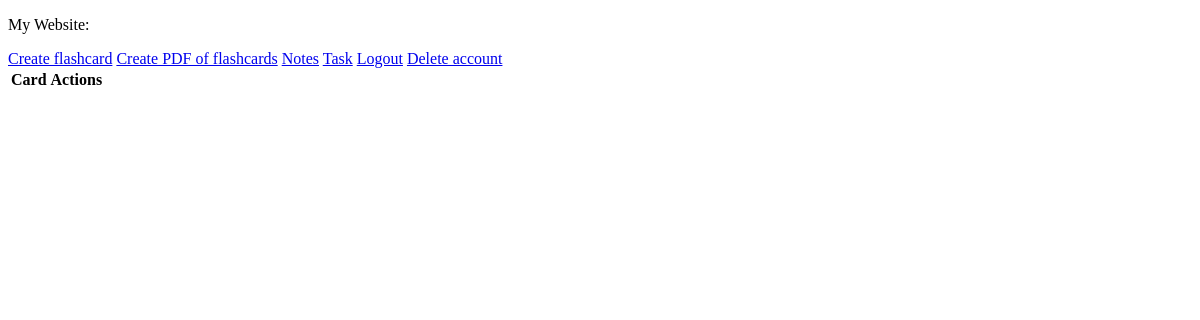
Page /home/1 on the earlier database version.
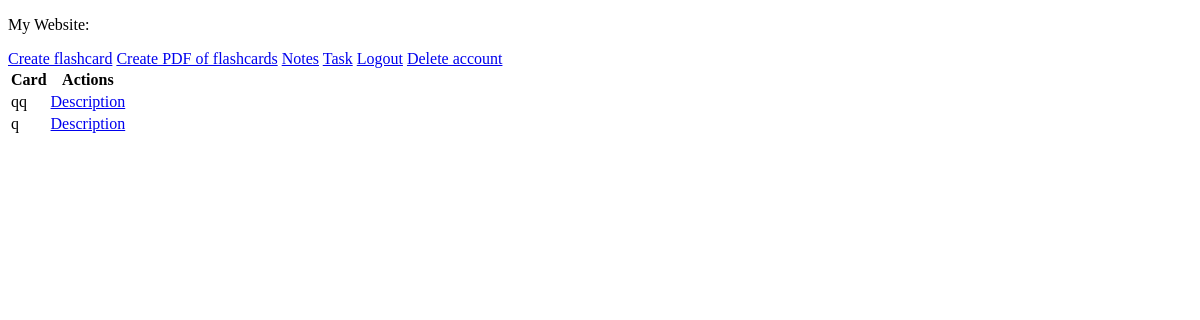
Same page on the later database version.
### app/models.py (models this page shows, shortened)
class FlashCard(db.Model):
    id = db.Column(db.Integer, primary_key=True)
    label = db.Column(db.String)
    description = db.Column(db.String)
    wrongguesscount = db.Column(db.Integer)
    User = db.Column(db.Integer, db.ForeignKey('user.id'))

### app/routes.py (the view)
@myapp_obj.route("/home/<int:uid>")
def home(uid):
    posts = []
    allCards = FlashCard.query.filter_by(User = uid).all()
    for x in range(len(allCards)): #sorting algorithm from GeeksforGeeks
        minRank = x
        for y in range(x+1, len(allCards)):
            if allCards[minRank].wrongguesscount < allCards[y].wrongguesscount:
                minRank = y
        allCards[x], allCards[minRank] = allCards[minRank], allCards[x]
    if allCards is not None:
        for flashc in allCards:
            posts = posts + [
                {
                    'Label':f'{flashc.label}',
                    'Description':f'{flashc.description}',
                    'id':f'{flashc.id}',
                    'wrongcount':f'{flashc.wrongguesscount}'
                }
            ]
    return render_template('home.html', title = 'Flashcards', cardlist = posts, uid = uid)

### app/templates/home.html
{% extends "base.html" %}
{% block content %}
<div>
    <p>My Website:</p>
    <a href="/createcard/{{ uid }}">Create flashcard</a>
    <a href="/flashcardtopdf/{{ uid }}">Create PDF of flashcards</a>
    <a href="/note/{{ uid }}">Notes</a>
    <a href="/taskviewer/{{ uid }}">Task</a>
    <a href="/logout">Logout</a>
    <a href="/deleteaccount/{{ uid }}">Delete account</a>
</div>
<table class="center">
    <tr>
        <th>Card</th>
        <th>Actions</th>
    </tr>
    {% for post in cardlist %}
    <tr>
        <td>
            {{ post.Label }}
        </td>
        <td>
            <a href="/description/{{ uid }}/{{ post.id }}">Description</a>
        </td>
    </tr>
    {% endfor %}
</table>
{% endblock %}

### app/templates/base.html (shortened to what this page needs)
<!DOCTYPE html>
<html>
    <head>
    </head>
    <body>
    {% block content %}
    {% endblock %}
    </body>
</html>

Differences in the rows shown:
added FlashCard: Label "qq"
added FlashCard: Label "q"
